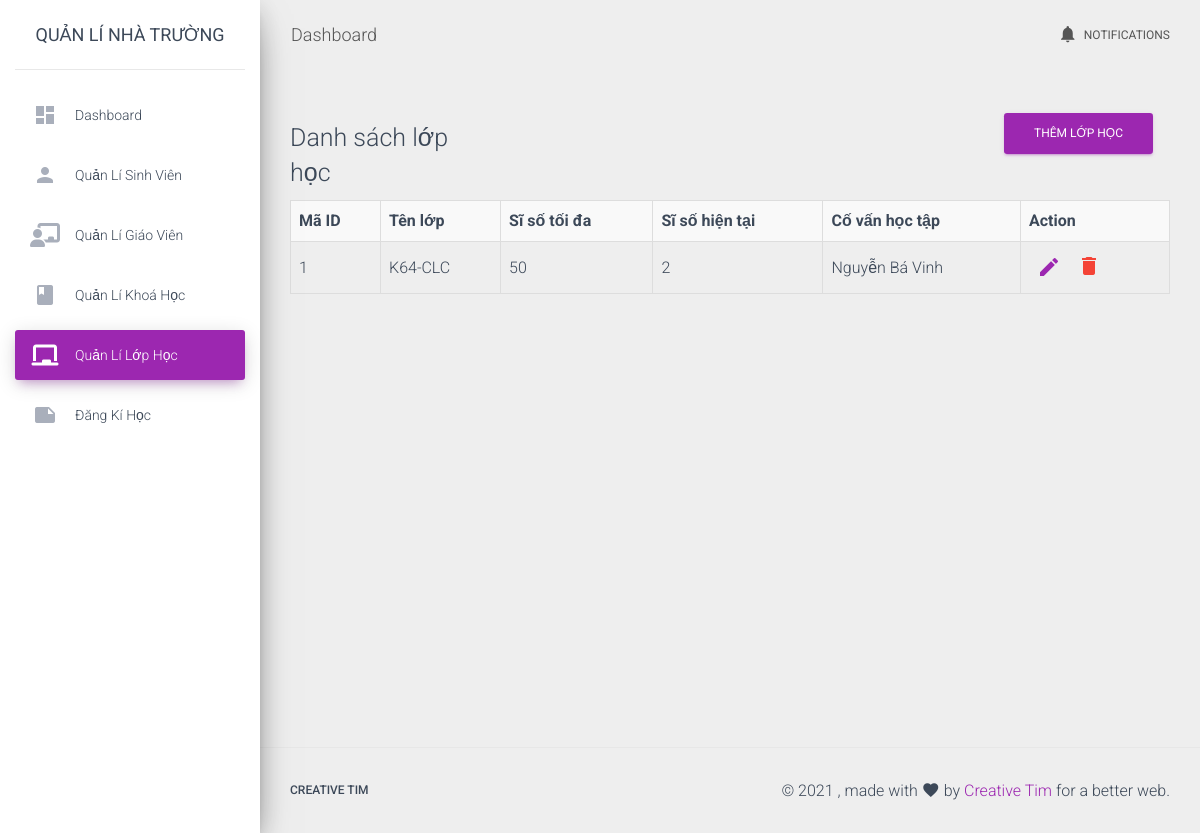
The page /manageClass.php?type=view on the database as committed earlier.
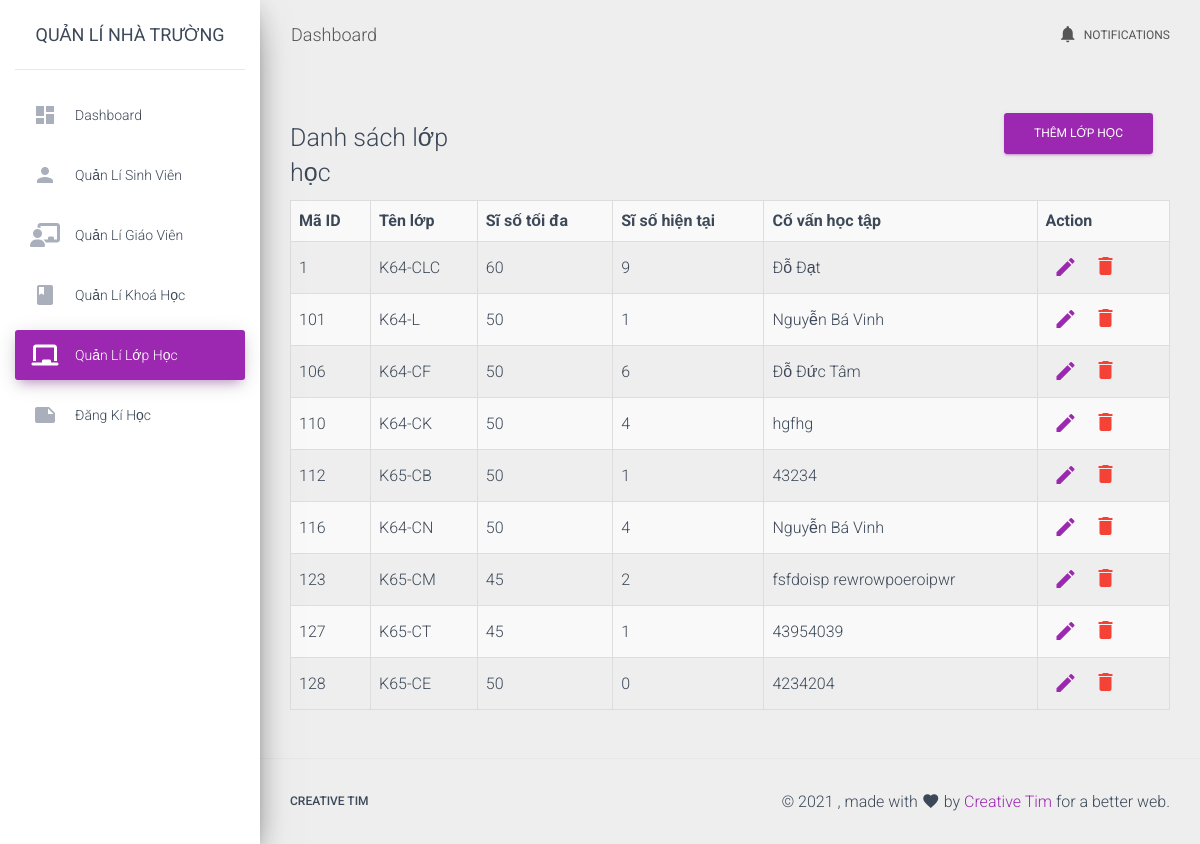
The same page on the database as committed later.
### tables this page shows
CREATE TABLE `classes` (
  `id` int(11) NOT NULL,
  `className` varchar(12) NOT NULL,
  `maxStudent` int(11) NOT NULL,
  `numOfStudents` int(11) NOT NULL,
  `teacherId` int(11) NOT NULL
);

CREATE TABLE `teachers` (
  `id` int(11) NOT NULL,
  `fullName` varchar(50) NOT NULL,
  `unit` varchar(50) NOT NULL,
  `contactNumber` varchar(11) NOT NULL
);

### module/class/view.php (the view, shortened to what this page needs)
<?php
$sql = "SELECT * from $myTable";
$result = $conn->query($sql);
?>
<div class="row">
    <div class="col-sm-3">
        <h3>Danh sách lớp học </h3>
    </div>
    <div class='col-sm-9 text-right'>
        <a class='nav-link' href='manageClass.php?type=add'>
            <button class="btn btn-primary">Thêm lớp học</button>
        </a>
    </div>
</div>
<?php
if ($result->num_rows <= 0) {
echo "0 results";
} else {
echo "
<form method='get'>
    <table style='width:100%; text-align: left' class='table table-striped table-bordered table-hover'>
        <tr>";
            echo "<th>Mã ID</th>
            <th>Tên lớp</th>
            <th>Sĩ số tối đa</th>
            <th>Sĩ số hiện tại</th>
            <th>Cố vấn học tập</th>
            <th>Action</th>
        </tr>";
        while ($row = $result->fetch_assoc()) {
        $query = getActionForm('manageClass.php', $row['id']);
        $sqlFindTeacherNameThroughId = "SELECT `fullName` FROM `teachers` WHERE id ='$row[teacherId]'";
        if ($teacherName = $conn->query($sqlFindTeacherNameThroughId)) {
        $nameTeacher = $teacherName->fetch_all()[0][0];
        } else {
        echo $conn->error;
        }
        $selectStudentOfClass = "SELECT *
        FROM `students` s
        WHERE `classId` IN
        (SELECT c.id FROM classes c
        WHERE c.className = '$row[className]')";
        $students = $conn->query($selectStudentOfClass);
        $countStudents = count($students->fetch_all());
        echo "<tr>";
            echo "<td>$row[id]</td>
            <td>$row[className]</td>
            <td>$row[maxStudent]</td>
            <td>$countStudents</td>
            <td>$nameTeacher</td>
            <td>$query</td>
        </tr>";
        }
        echo "
    </table>
</form>";
}

### function/functions.php (shortened to what this page needs)
<?php
function getActionForm($originLink, $id, $edit = true, $delete = true, $deletedElement = "", $regis = false, $addCourse = false, $studentId = "")
{
    $res = "<ul style='display: flex'>";
    if ($edit) {
        $res .= "
                <li class='item'>
                <a class='nav-link' href='$originLink?type=edit&for=$id'>
                <i class='material-icons'>edit</i>
                </a></li>";
    }
    if ($delete) {
        if ($deletedElement == '') {
            $url = "$originLink?type=delete&for=$id";
        } else {
            $url = "$originLink?type=delete&for=$id&ele=$deletedElement";
        }
        $res .= '<li class="item" onClick="confirmDelete(\'' . $url . '\')">
                <i class="material-icons text-danger" style="cursor: pointer; padding: 0.25rem 0.5rem">delete</i>
                </li>';
    }
    $res .= "</ul>";
    return $res;
}
        ?>

Rows that differ between the two databases and show on the page:
changed classes "K64-CLC": maxStudent "50" → "60"; countStudents "2" → "9"; teacherId.fullName "Nguyễn Bá Vinh" → "Đỗ Đạt"
added classes: id "101", className "K64-L", maxStudent "50", countStudents "1", teacherId.fullName "Nguyễn Bá Vinh"
added classes: id "106", className "K64-CF", maxStudent "50", countStudents "6", teacherId.fullName "Đỗ Đức Tâm"
added classes: id "110", className "K64-CK", maxStudent "50", countStudents "4", teacherId.fullName "hgfhg"
added classes: id "112", className "K65-CB", maxStudent "50", countStudents "1", teacherId.fullName "43234"
added classes: id "116", className "K64-CN", maxStudent "50", countStudents "4", teacherId.fullName "Nguyễn Bá Vinh"
added classes: id "123", className "K65-CM", maxStudent "45", countStudents "2", teacherId.fullName "fsfdoisp rewrowpoeroipwr"
added classes: id "127", className "K65-CT", maxStudent "45", countStudents "1", teacherId.fullName "43954039"
added classes: id "128", className "K65-CE", maxStudent "50", countStudents "0", teacherId.fullName "4234204"
